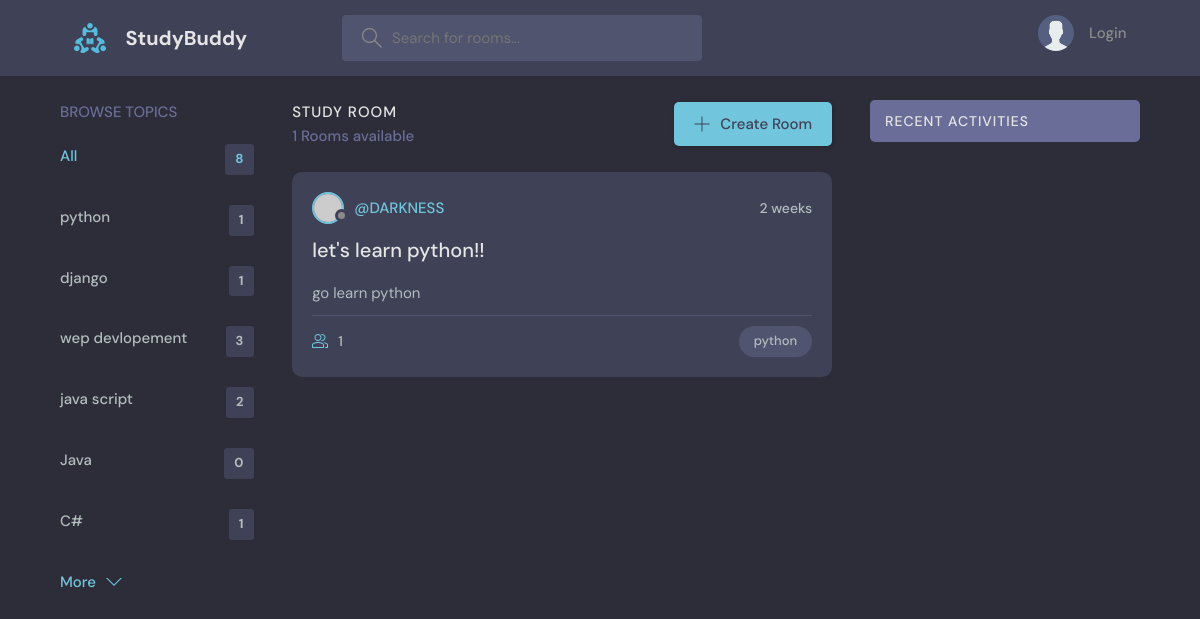
The page /?q=python on the database its author committed.
### base/models.py (models this page shows, shortened)
class Topic(models.Model):
    name = models.CharField(max_length=200)
    def __str__(self):
        return self.name

class Room(models.Model):
    host = models.ForeignKey(User, on_delete=models.SET_NULL , null=True)
    topic= models.ForeignKey(Topic , on_delete=models.SET_NULL ,null= True)
    name = models.CharField(max_length= 200)
    descripation = models.TextField(null= True , blank= True)
    participants = models.ManyToManyField(User , related_name='participants' , blank=True)
    update = models.DateTimeField(auto_now= True)
    created = models.DateTimeField(auto_now_add=True)
    class Meta:
        ordering = ['-update','-created']

### base/views.py (the view)
# urls.py: path('', views.home , name ='home'),
def home(request):
    q = request.GET.get('q') if request.GET.get('q') !=None else ''
    rooms =  Room.objects.filter(
    Q(topic__name__icontains=q )|
    Q(descripation__icontains = q)|
    Q(name__icontains =q)
    )
    messagefeed = Message.objects.filter(
    Q(room__topic__name__icontains=q )
    )
    allroom_count = Room.objects.count
    room__count = rooms.count
    topics = Topic.objects.all()
    context = {'room': rooms , 'topics':topics , 'room__count':room__count , 'messagefeed':messagefeed,'allroom_count':allroom_count}
    return render(request,'base/home.html' , context)

### base/templates/base/home.html
{% extends 'main.html'%}
{% block content %}
     <main class="layout layout--3">
      <div class="container">
    <div>
        {%include 'base/topicscomp.html' %}
    </div>
    <div>
           {%include 'base/feed.html' %}
    </div>
    <div >
      {% include 'base/activaty.html'%}
    </div>
</div>
</main>
{% endblock content%}

### base/templates/base/topicscomp.html
<div class="topics">
  <a href="{% url 'topic' %} ">
    <div class="topics__header">
      <h2>Browse Topics</h2>
    </div>
  </a>
    <ul class="topics__list">
      <li>
        <a href="{% url 'home'%}" class="active">All <span>{{allroom_count}}</span></a>
      </li>
      {% for topic in topics %}
      <li>
        <a href="{%url 'home'%}?q={{topic.name}}">{{topic.name}} <span>{{topic.room_set.all.count}}</span></a>
      </li>
      {% endfor %}
    </ul>
    <a class="btn btn--link" href="{% url 'topic'%}">
      More
      <svg version="1.1" xmlns="http://www.w3.org/2000/svg" width="32" height="32" viewBox="0 0 32 32">
        <title>chevron-down</title>
        <path d="M16 21l-13-13h-3l16 16 16-16h-3l-13 13z"></path>
      </svg>
    </a>
  </div>

### base/templates/base/feed.html (shortened to what this page needs)
{% load static %}
<div class="roomList">
    <div class="roomList__header">
      <div>
        <h2>Study Room</h2>
        <p>{{room__count}} Rooms available</p>
      </div>
      <a class="btn btn--main" href="{% url 'create-room'%}">
        <svg version="1.1" xmlns="http://www.w3.org/2000/svg" width="32" height="32" viewBox="0 0 32 32">
          <title>add</title>
          <path
            d="M16.943 0.943h-1.885v14.115h-14.115v1.885h14.115v14.115h1.885v-14.115h14.115v-1.885h-14.115v-14.115z"
          ></path>
        </svg>
        Create Room
      </a>
    </div>
    {% for room in room%}
    <div class="roomListRoom">
      <div class="roomListRoom__header">
        <a href="{% url 'profile' room.host.id %}" class="roomListRoom__author">
          <div class="avatar avatar--small">
            <img src="https://randomuser.me/api/portraits/women/11.jpg" />
          </div>
          <span>@{{room.host.username }}</span>
        </a>
        <div class="roomListRoom__actions">
          <span>{{room.created|timesince}}</span>
        </div>
      </div>
      <div class="roomListRoom__content">
        <a href="{%url 'room' room.id%}">{{room.name}}</a>
        <p>
          {{room.descripation}}
        </p>
      </div>
      <div class="roomListRoom__meta">
        <a href="{%url 'room' room.id%}" class="roomListRoom__joined">
          {{room.participants.count}}
        </a>
        <p class="roomListRoom__topic">{{room.topic}}</p>
      </div>
    </div>
    {% endfor %}
  </div>

### static/style/style.css (style rules this page uses)
:root { --color-main: #71c6dd; --color-main-light: #e1f6fb; --color-dark: #3f4156; --color-dark-medium: #51546e; --color-dark-light: #696d97; --color-light: #e5e5e5; --color-gray: #8b8b8b; --color-light-gray: #b2bdbd; --color-bg: #2d2d39; --color-success: #5dd693; --color-error: #fc4b0b; }
* { font-family: "DM Sans", -apple-system, BlinkMacSystemFont, "Segoe UI", Roboto, Oxygen, Ubuntu, Cantarell, "Open Sans", "Helvetica Neue", sans-serif; margin: 0; padding: 0; box-sizing: border-box; text-rendering: optimizeLegibility; font-size: inherit; }
html { font-size: 56.25%; }
@media only screen and (min-width: 1200px) { html { font-size: 62.5%; } }
body { line-height: 1.6; font-weight: 400; font-size: 1.5rem; color: var(--color-light-gray); background-color: var(--color-bg); min-height: 100vh; }
img { width: 100%; }
a { display: inline-block; color: var(--color-main); text-decoration: none; }
.container { max-width: 120rem; width: 90%; margin: auto; }
.btn { background-color: transparent; border: none; display: inline-flex; align-items: center; gap: 1rem; cursor: pointer; transition: all ease-in-out 0.3s; padding: 1rem 2rem; border-radius: 5px; box-shadow: 1px 1px 3px 1px rgba(0, 0, 0, 0.15); font-weight: 500; }
.btn--link { border-radius: 0; padding: 0; color: var(--color-main); box-shadow: none; }
.btn--main { background-color: var(--color-main); color: var(--color-dark); }
.btn > svg { fill: currentColor; width: 1.6rem; height: 1.6rem; }
.avatar { position: relative; display: inline-block; border-radius: 50%; border: 2px solid var(--color-main); }
.avatar img { display: block; border-radius: 50%; object-fit: cover; object-position: center; }
.avatar::after { content: ""; display: block; position: absolute; background-color: var(--color-gray); z-index: 111; border-radius: 50%; border: 0.3rem solid var(--color-dark); }
.avatar.avatar--small img { width: 2.8rem; height: 2.8rem; }
.avatar.avatar--small:after { width: 0.7rem; height: 0.7rem; bottom: 0px; right: -6px; }
.layout { margin-top: 2.4rem; }
.layout > .container { display: flex; justify-content: space-between; align-items: flex-start; }
.layout--3 > .container > div:first-child { flex-basis: 18%; max-width: 22.5rem; }
.layout--3 > .container > div:nth-child(2) { flex-basis: 50%; }
.layout--3 > .container > div:last-child { flex-basis: 25%; }
.topics__header { margin-bottom: 2rem; }
.topics__header h2 { text-transform: uppercase; font-weight: 500; color: var(--color-dark-light); }
.topics__list { list-style: none; }
.topics__list li a { display: flex; justify-content: space-between; margin-bottom: 3rem; font-weight: 500; color: var(--color-light-gray); transition: all 0.3s ease-in-out; }
.topics__list li a.active, .topics__list li a:hover { color: var(--color-main); }
.topics__list li a span { padding: 0.5rem 1rem; background-color: var(--color-dark); border-radius: 3px; font-size: 1.3rem; font-weight: 700; letter-spacing: 1px; }
.roomList__header { display: flex; justify-content: space-between; align-items: center; margin-bottom: 2.4rem; }
.roomList__header h2 { text-transform: uppercase; font-weight: 500; color: var(--color-light); letter-spacing: 1px; }
.roomList__header p { font-weight: 500; color: var(--color-dark-light); }
.roomListRoom { margin-bottom: 2.4rem; background-color: var(--color-dark); border-radius: 1rem; padding: 2rem; }
.roomListRoom__header { display: flex; justify-content: space-between; align-items: center; }
.roomListRoom__author { font-weight: 500; display: flex; align-items: center; gap: 1rem; }
.roomListRoom__actions { display: flex; align-items: flex-start; gap: 1rem; position: relative; }
.roomListRoom__actions span { font-size: 1.4rem; font-weight: 500; }
.roomListRoom__content { margin: 1rem 0; }
.roomListRoom__content a { font-size: 2rem; font-weight: 500; margin-bottom: 1.5rem; color: var(--color-light); transition: all 0.3s ease-in-out; }
.roomListRoom__meta { border-top: 1px solid var(--color-dark-medium); padding-top: 1rem; display: flex; align-items: center; justify-content: space-between; }
.roomListRoom__joined { color: var(--color-light-gray); display: flex; align-items: center; gap: 1rem; font-size: 1.4rem; font-weight: 500; }
.roomListRoom__joined svg { fill: var(--color-main); width: 1.6rem; height: 1.6rem; }
.roomListRoom__topic { padding: 5px 1.5rem; background-color: var(--color-dark-medium); border-radius: 5rem; font-weight: 500; font-size: 1.3rem; }

### rows shown on the page
Topic: name "python", room_set.all.count "1"
Topic: name "django", room_set.all.count "1"
Topic: name "wep devlopement", room_set.all.count "3"
Topic: name "java script", room_set.all.count "2"
Topic: name "Java", room_set.all.count "0"
Topic: name "C#", room_set.all.count "1"
Room: host.username "DARKNESS", created "2 weeks", name "let's learn python!!", descripation "go learn python", participants.count "1", topic "python"

### other values the page prints
{{ allroom_count }} "8"
{{ room__count }} "1"
